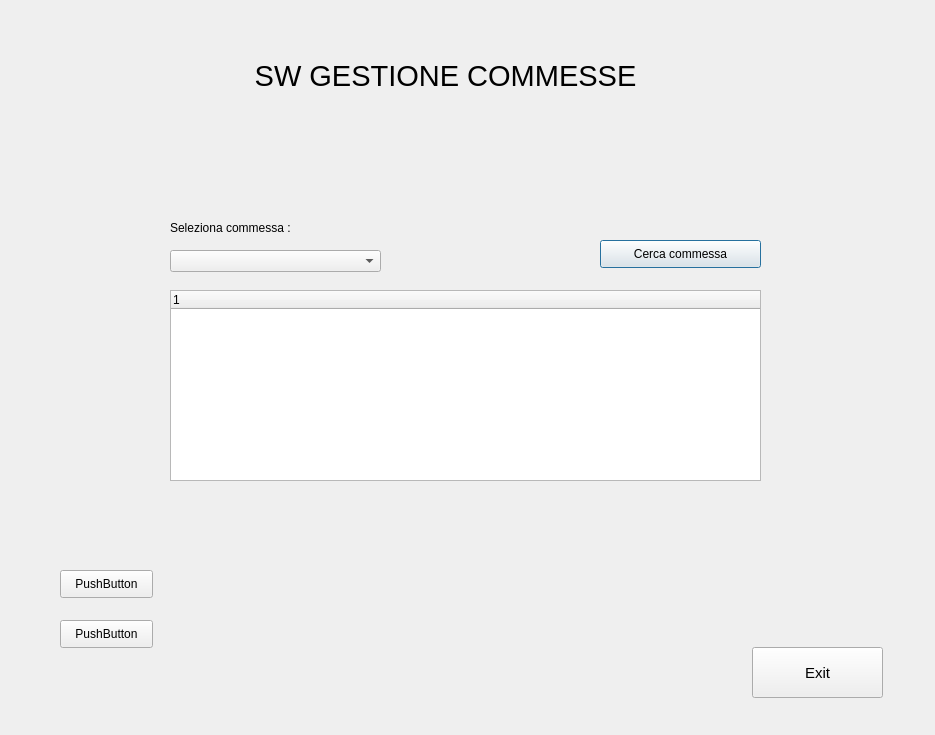
<?xml version="1.0" encoding="UTF-8"?>
<ui version="4.0">
 <class>Dialog</class>
 <widget class="QDialog" name="Dialog">
  <property name="geometry">
   <rect>
    <x>0</x>
    <y>0</y>
    <width>935</width>
    <height>735</height>
   </rect>
  </property>
  <property name="windowTitle">
   <string>Dialog</string>
  </property>
  <widget class="QLabel" name="lbltitle">
   <property name="geometry">
    <rect>
     <x>200</x>
     <y>20</y>
     <width>491</width>
     <height>111</height>
    </rect>
   </property>
   <property name="font">
    <font>
     <pointsize>22</pointsize>
    </font>
   </property>
   <property name="autoFillBackground">
    <bool>false</bool>
   </property>
   <property name="text">
    <string>SW GESTIONE COMMESSE</string>
   </property>
   <property name="alignment">
    <set>Qt::AlignCenter</set>
   </property>
  </widget>
  <widget class="QComboBox" name="comboBox">
   <property name="geometry">
    <rect>
     <x>170</x>
     <y>250</y>
     <width>211</width>
     <height>22</height>
    </rect>
   </property>
  </widget>
  <widget class="QPushButton" name="btncercacomm">
   <property name="geometry">
    <rect>
     <x>600</x>
     <y>240</y>
     <width>161</width>
     <height>28</height>
    </rect>
   </property>
   <property name="text">
    <string>Cerca commessa</string>
   </property>
  </widget>
  <widget class="QLabel" name="lblcercacomm">
   <property name="geometry">
    <rect>
     <x>170</x>
     <y>220</y>
     <width>151</width>
     <height>16</height>
    </rect>
   </property>
   <property name="text">
    <string>Seleziona commessa :</string>
   </property>
  </widget>
  <widget class="QTreeWidget" name="treeWidget">
   <property name="geometry">
    <rect>
     <x>170</x>
     <y>290</y>
     <width>591</width>
     <height>191</height>
    </rect>
   </property>
   <column>
    <property name="text">
     <string notr="true">1</string>
    </property>
   </column>
  </widget>
  <widget class="QPushButton" name="btnexit">
   <property name="geometry">
    <rect>
     <x>752</x>
     <y>647</y>
     <width>131</width>
     <height>51</height>
    </rect>
   </property>
   <property name="font">
    <font>
     <pointsize>11</pointsize>
    </font>
   </property>
   <property name="text">
    <string>Exit</string>
   </property>
  </widget>
  <widget class="QPushButton" name="pushButton">
   <property name="geometry">
    <rect>
     <x>60</x>
     <y>570</y>
     <width>93</width>
     <height>28</height>
    </rect>
   </property>
   <property name="text">
    <string>PushButton</string>
   </property>
  </widget>
  <widget class="QPushButton" name="pushButton_2">
   <property name="geometry">
    <rect>
     <x>60</x>
     <y>620</y>
     <width>93</width>
     <height>28</height>
    </rect>
   </property>
   <property name="text">
    <string>PushButton</string>
   </property>
  </widget>
 </widget>
 <resources/>
 <connections>
  <connection>
   <sender>btnexit</sender>
   <signal>clicked()</signal>
   <receiver>Dialog</receiver>
   <slot>ExitDialog()</slot>
   <hints>
    <hint type="sourcelabel">
     <x>822</x>
     <y>688</y>
    </hint>
    <hint type="destinationlabel">
     <x>812</x>
     <y>525</y>
    </hint>
   </hints>
  </connection>
  <connection>
   <sender>pushButton</sender>
   <signal>clicked()</signal>
   <receiver>Dialog</receiver>
   <slot>pippo()</slot>
   <hints>
    <hint type="sourcelabel">
     <x>143</x>
     <y>586</y>
    </hint>
    <hint type="destinationlabel">
     <x>336</x>
     <y>579</y>
    </hint>
   </hints>
  </connection>
 </connections>
 <slots>
  <slot>ExitDialog()</slot>
  <slot>pippo()</slot>
 </slots>
</ui>
